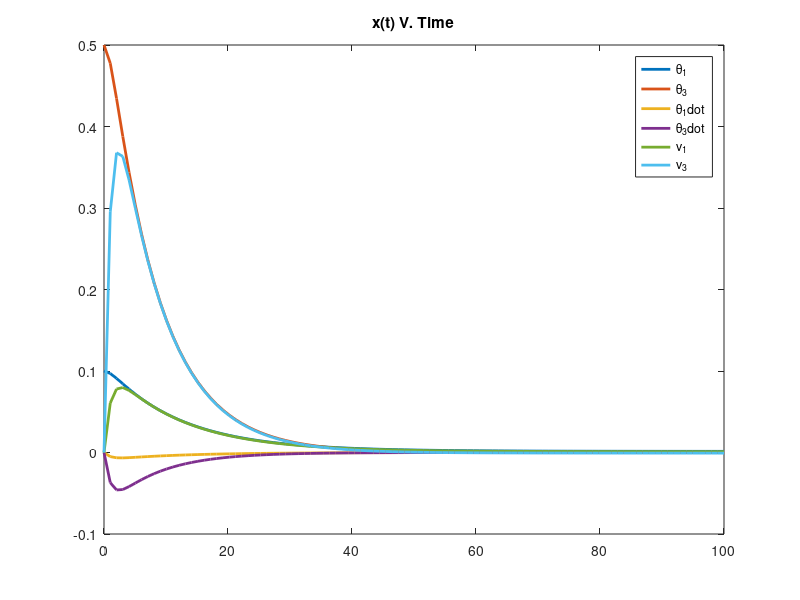
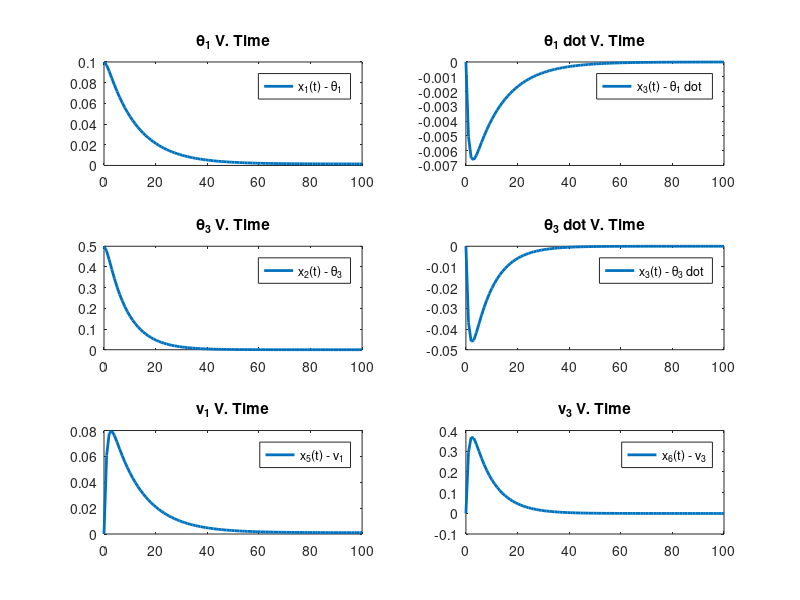

These charts were generated, in order, by the following MATLAB code:
function hw6p3

clc;

J1 = 12;
J2 = 14;
J3 = 8; 
Jw = 1; 
n = .0011;


A = [      0                 0               1               0          0     0;...
           0                 0               0               1          0     0;...
     -4*n^2*(J2-J3)/J1       0               0         n*(1-(J2-J3)/J1) 0     0;...
           0           n^2*(J1-J2)/J3 -n*(1+(J1-J2)/J3)      0          0     0;...
           0                 0               0               0          0     n;...
           0                 0               0               0         -n     0];
       
B = [0           0;...
     0           0;...
     1/J1        0;...
     0        1/J3;...
     -1/Jw       0;...
     0       -1/Jw];
 
rank(ctrb(A,B)); %6 is full rank, this full rank 
x0 = [0.1 0.5 0 0 0 0]';

Q = eye(6);
R = 10^0.*eye(2); 

t = linspace(0,100,100);

% Part B
[k,s,e] = lqr(A,B,Q,R)


for i=1:length(t)
    x(:,i) = expm((A-B*k)*t(i))*x0;
end

figure(1) %x(t)
plot(t,x,'linewidth',2);
hold on;
legend('\theta_1','\theta_3','\theta_1dot','\theta_3dot','v_1','v_3')
title('x(t) V. Time');

figure(2)
subplot(3,2,1)
plot(t,x(1,:),'linewidth',2);
title('\theta_1 V. Time');
legend('x_1(t) - \theta_1');

subplot(3,2,3)
plot(t,x(2,:),'linewidth',2);
title('\theta_3 V. Time');
legend('x_2(t) - \theta_3');

subplot(3,2,2)
plot(t,x(3,:),'linewidth',2);
title('\theta_1 dot V. Time');
legend('x_3(t) - \theta_1 dot ');

subplot(3,2,4)
plot(t,x(4,:),'linewidth',2);
title('\theta_3 dot V. Time');
legend('x_3(t) - \theta_3 dot');

subplot(3,2,5)
plot(t,x(5,:),'linewidth',2);
title('v_1 V. Time');
legend('x_5(t) - v_1');

subplot(3,2,6)
plot(t,x(6,:),'linewidth',2);
title('v_3 V. Time');
legend('x_6(t) - v_3');
